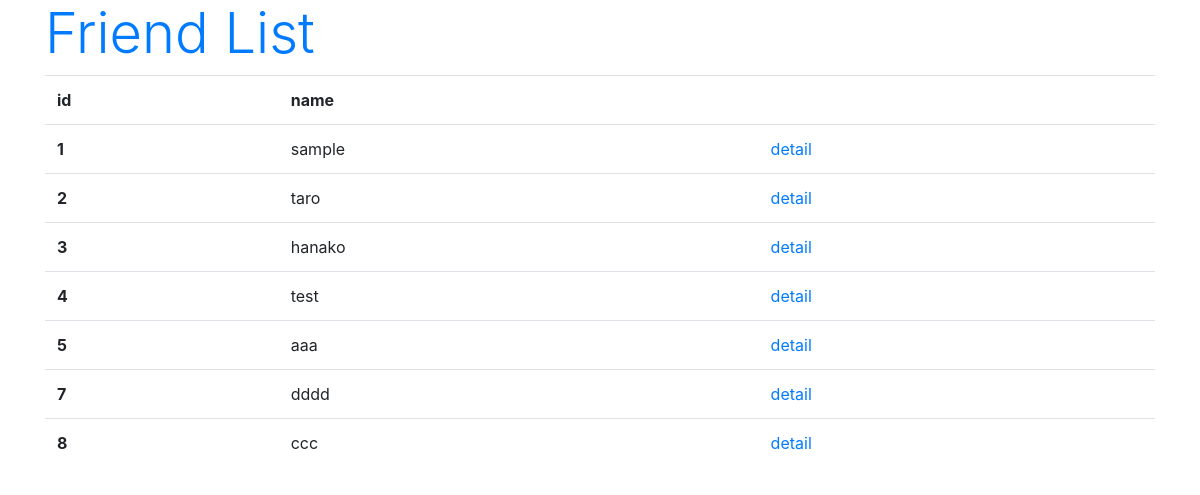
Page /hello/list on the committed database.
### hello/models.py (models this page shows, shortened)
class Friend(models.Model): #Friendクラスの定義、下記に定義された情報がテーブルの項目と入れる値のデータ型を決定する
  name = models.CharField(max_length=100, \
    validators=[number_only]) #自分で定義したバリデーター用の関数をバリデーションとして設定
  mail = models.EmailField(max_length=200)
  gender = models.BooleanField()
  age = models.IntegerField(validators=[ \
    MinValueValidator(0), \
    MaxValueValidator(150)]) #項目ageに最小値と最大値のバリデーションを設定
  birthday = models.DateField()

### hello/views.py (the view)
# urls.py: path('list', FriendList.as_view()), #FriendListをビュークラスであるViewインスタンスとして取り出す
class FriendList(ListView):
  model = Friend #Friendモデルの全てのレコードを呼び出す

### hello/templates/hello/friend_list.html (shortened to what this page needs)
{% load static %}
<!doctype html>
<html lang="ja">
<head>
  <link rel="stylesheet"
  href="https://stackpath.bootstrapcdn.com/bootstrap/4.3.1/css/bootstrap.min.css"
>
</head>
<body class="container">
  <h1 class="display-4 text-primary">Friend List</h1>
  <table class="table">
    <tr>
      <th>id</th>
      <th>name</th>
      <th></th>
    </tr>
  {% for item in object_list %}
    <tr>
      <th>{{ item.id }}</th>
      <td>{{ item.name }}</td>
      <td><a href="/hello/detail/{{ item.id }}">detail</a></td>
  {% endfor %}
  </table>
</body>
</html>

### rows in the picture
Friend: id "1", name "sample"
Friend: id "2", name "taro"
Friend: id "3", name "hanako"
Friend: id "4", name "test"
Friend: id "5", name "aaa"
Friend: id "7", name "dddd"
Friend: id "8", name "ccc"
